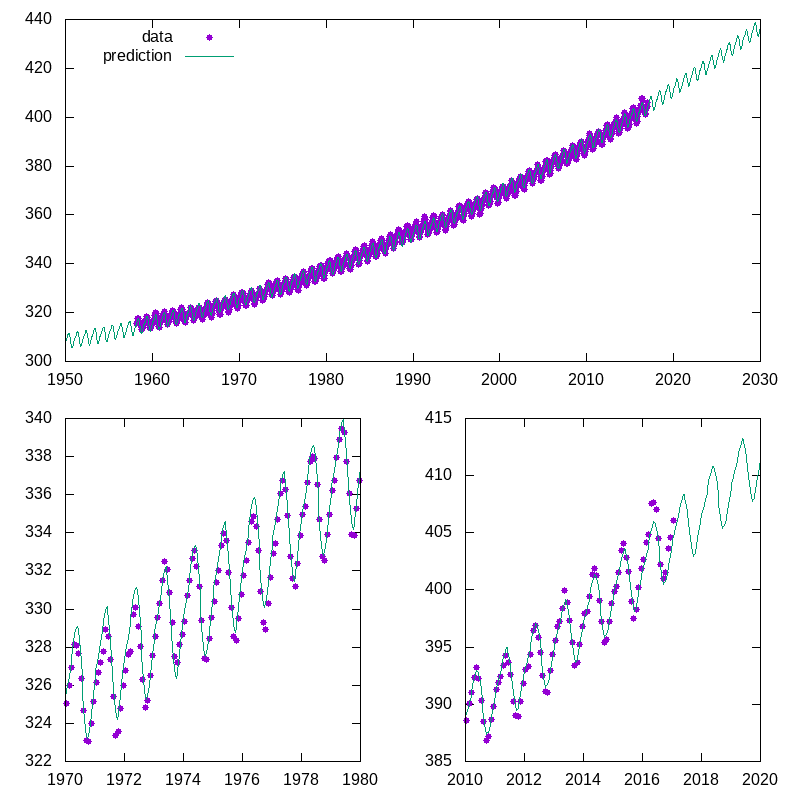

Write gnuplot code to recreate this figure.
#!/usr/bin/gnuplot -persist
#
#    
#    	G N U P L O T
#    	Version 5.2 patchlevel 8    last modified 2019-12-01 
#    
#    	Copyright (C) 1986-1993, 1998, 2004, 2007-2019
#    	Thomas Williams, Colin Kelley and many others
#    
#    	gnuplot home:     http://www.gnuplot.info
#    	faq, bugs, etc:   type "help FAQ"
#    	immediate help:   type "help"  (plot window: hit 'h')
# set terminal qt 0 font "Sans,9"
# set output
unset clip points
set clip one
unset clip two
set errorbars front 1.000000 
set border 31 front lt black linewidth 1.000 dashtype solid
set zdata 
set ydata 
set xdata 
set y2data 
set x2data 
set boxwidth
set style fill  empty border
set style rectangle back fc  bgnd fillstyle   solid 1.00 border lt -1
set style circle radius graph 0.02 
set style ellipse size graph 0.05, 0.03 angle 0 units xy
set dummy x, y
set format x "% h" 
set format y "% h" 
set format x2 "% h" 
set format y2 "% h" 
set format z "% h" 
set format cb "% h" 
set format r "% h" 
set ttics format "% h"
set timefmt "%d/%m/%y,%H:%M"
set angles radians
set tics back
unset grid
unset raxis
set theta counterclockwise right
set style parallel front  lt black linewidth 2.000 dashtype solid
set key title "" center
set key fixed right top vertical Right noreverse enhanced autotitle nobox
set key noinvert samplen 4 spacing 1 width 0 height 0 
set key maxcolumns 0 maxrows 0
set key noopaque
unset label
unset arrow
set style increment default
unset style line
unset style arrow
set style histogram clustered gap 2 title textcolor lt -1
unset object
set style textbox transparent margins  1.0,  1.0 border  lt -1 linewidth  1.0
set offsets 0, 0, 0, 0
set pointsize 1
set pointintervalbox 1
set encoding default
unset polar
unset parametric
unset decimalsign
unset micro
unset minussign
set view 60, 30, 1, 1
set view azimuth 0
set rgbmax 255
set samples 100, 100
set isosamples 10, 10
set surface 
unset contour
set cntrlabel  format '%8.3g' font '' start 5 interval 20
set mapping cartesian
set datafile separator whitespace
unset hidden3d
set cntrparam order 4
set cntrparam linear
set cntrparam levels 5
set cntrparam levels auto
set cntrparam firstlinetype 0 unsorted
set cntrparam points 5
set size ratio 0 1,1
set origin 0,0
set style data points
set style function lines
unset xzeroaxis
unset yzeroaxis
unset zzeroaxis
unset x2zeroaxis
unset y2zeroaxis
set xyplane relative 0.5
set tics scale  1, 0.5, 1, 1, 1
set mxtics default
set mytics default
set mztics default
set mx2tics default
set my2tics default
set mcbtics default
set mrtics default
set nomttics
set xtics border in scale 1,0.5 mirror norotate  autojustify
set xtics  norangelimit autofreq 
set ytics border in scale 1,0.5 mirror norotate  autojustify
set ytics  norangelimit autofreq 
set ztics border in scale 1,0.5 nomirror norotate  autojustify
set ztics  norangelimit autofreq 
unset x2tics
unset y2tics
set cbtics border in scale 1,0.5 mirror norotate  autojustify
set cbtics  norangelimit autofreq 
set rtics axis in scale 1,0.5 nomirror norotate  autojustify
set rtics  norangelimit autofreq 
unset ttics
set title "" 
set title  font "" textcolor lt -1 norotate
set timestamp bottom 
set timestamp "" 
set timestamp  font "" textcolor lt -1 norotate
set trange [ * : * ] noreverse nowriteback
set urange [ * : * ] noreverse nowriteback
set vrange [ * : * ] noreverse nowriteback
set xlabel "" 
set xlabel  font "" textcolor lt -1 norotate
set x2label "" 
set x2label  font "" textcolor lt -1 norotate
set xrange [ * : * ] noreverse writeback
set x2range [ * : * ] noreverse writeback
set ylabel "" 
set ylabel  font "" textcolor lt -1 rotate
set y2label "" 
set y2label  font "" textcolor lt -1 rotate
set yrange [ * : * ] noreverse writeback
set y2range [ * : * ] noreverse writeback
set zlabel "" 
set zlabel  font "" textcolor lt -1 norotate
set zrange [ * : * ] noreverse writeback
set cblabel "" 
set cblabel  font "" textcolor lt -1 rotate
set cbrange [ * : * ] noreverse writeback
set rlabel "" 
set rlabel  font "" textcolor lt -1 norotate
set rrange [ * : * ] noreverse writeback
unset logscale
unset jitter
set zero 1e-08
set lmargin  -1
set bmargin  -1
set rmargin  -1
set tmargin  -1
set locale "en_US.UTF-8"
set pm3d explicit at s
set pm3d scansautomatic
set pm3d interpolate 1,1 flush begin noftriangles noborder corners2color mean
set pm3d nolighting
set palette positive nops_allcF maxcolors 0 gamma 1.5 color model RGB 
set palette rgbformulae 7, 5, 15
set colorbox default
set colorbox vertical origin screen 0.9, 0.2 size screen 0.05, 0.6 front  noinvert bdefault
set style boxplot candles range  1.50 outliers pt 7 separation 1 labels auto unsorted
set loadpath 
set fontpath 
set psdir
set fit brief errorvariables nocovariancevariables errorscaling prescale nowrap v5
GNUTERM = "qt"
file = "../data_fs/raw/archive.csv.predictions"
orig = "../data_fs/raw/archive.csv.original"
set term png size 800,800
set output './plotting.predictions.png'
## Last datafile plotted: "../data_fs/raw/archive.csv.predictions"
set multiplot
set size 1,.5
set origin 0,.5
set key top left
plot orig u (1950+$1):($4) pt 7 title 'data',file u (1950+$1):($12) w lines title 'prediction'
set size .5,.5
set origin 0,0
set xrange [1970:1980]
plot orig u (1950+$1):($4) pt 7 notitle ,file u (1950+$1):($12) w lines notitle
set xrange [2010:2020]
set origin 0.5,0
plot orig u (1950+$1):($4) pt 7 notitle,file u (1950+$1):($12) w lines notitle
unset multiplot
#    EOF
